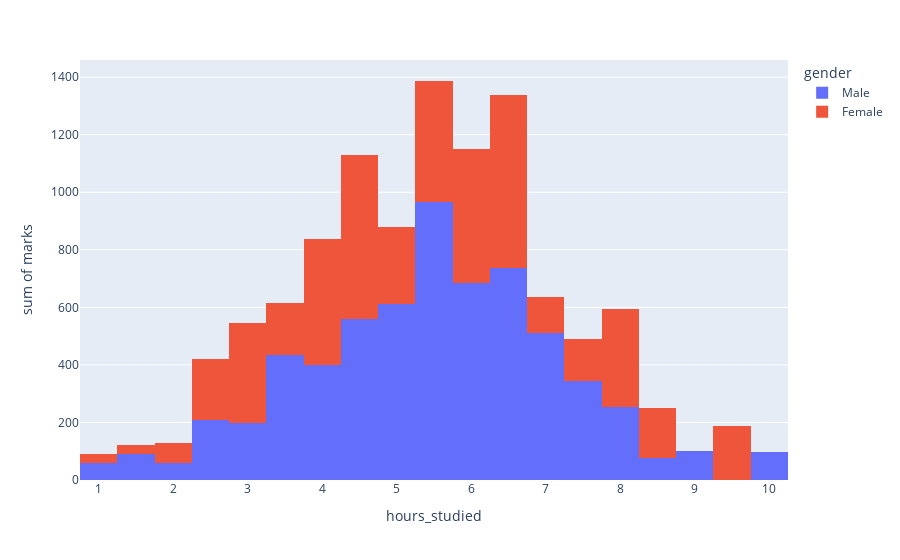

Notebook cell for this chart:
### Code cell
# Q2:

fig=px.histogram(
    students,
    x='hours_studied',
    y='marks',
    color='gender'
)

fig.show()
